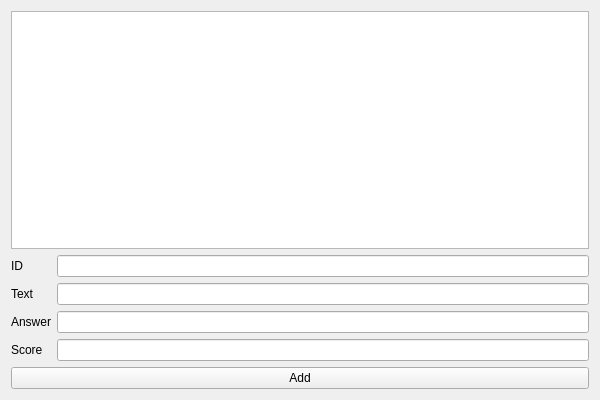
<?xml version="1.0" encoding="UTF-8"?>
<ui version="4.0">
 <class>PrezenterClass</class>
 <widget class="QWidget" name="PrezenterClass">
  <property name="geometry">
   <rect>
    <x>0</x>
    <y>0</y>
    <width>600</width>
    <height>400</height>
   </rect>
  </property>
  <property name="windowTitle">
   <string>Prezenter</string>
  </property>
  <layout class="QVBoxLayout" name="verticalLayout">
   <item>
    <widget class="QListWidget" name="listWidget"/>
   </item>
   <item>
    <layout class="QFormLayout" name="formLayout">
     <item row="0" column="0">
      <widget class="QLabel" name="label">
       <property name="text">
        <string>ID</string>
       </property>
      </widget>
     </item>
     <item row="0" column="1">
      <widget class="QLineEdit" name="idEdit"/>
     </item>
     <item row="1" column="0">
      <widget class="QLabel" name="label_2">
       <property name="text">
        <string>Text</string>
       </property>
      </widget>
     </item>
     <item row="1" column="1">
      <widget class="QLineEdit" name="textEdit"/>
     </item>
     <item row="2" column="0">
      <widget class="QLabel" name="label_3">
       <property name="text">
        <string>Answer</string>
       </property>
      </widget>
     </item>
     <item row="2" column="1">
      <widget class="QLineEdit" name="answerEdit"/>
     </item>
     <item row="3" column="0">
      <widget class="QLabel" name="label_4">
       <property name="text">
        <string>Score</string>
       </property>
      </widget>
     </item>
     <item row="3" column="1">
      <widget class="QLineEdit" name="scoreEdit"/>
     </item>
    </layout>
   </item>
   <item>
    <widget class="QPushButton" name="addButton">
     <property name="text">
      <string>Add</string>
     </property>
    </widget>
   </item>
  </layout>
 </widget>
 <layoutdefault spacing="6" margin="11"/>
 <resources>
  <include location="Prezenter.qrc"/>
 </resources>
 <connections/>
</ui>
